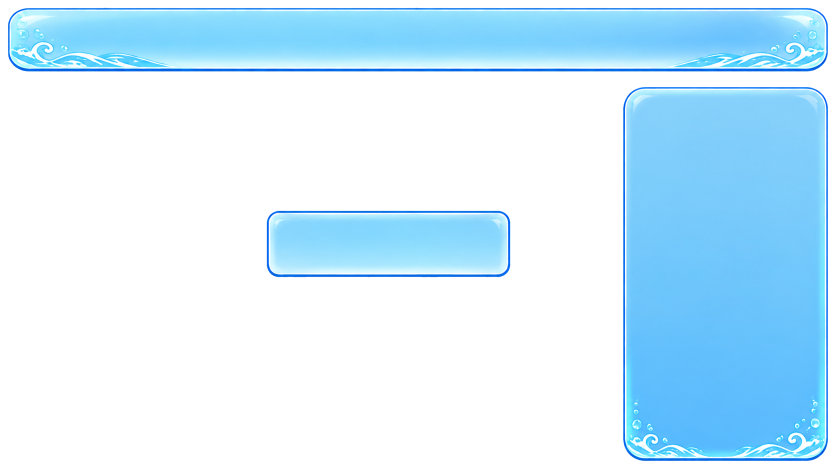
#> input picture SimDays/game/images/ui/newhud_transparent_smooth_edges.png, 1672 x 941 px, found by its file name (shown at 1/2 size)
$ python cut_all_assets.py
#> lines starting #> are read from the running program, lines starting #| are printed output that depends on the picture
"""Re-cut every UI asset from the user's transparent sheets.
HUD glass pieces get an opacity boost (self-composite) so they don't see-through.
Icons are circular badges -> crop to square alpha-bbox (transparent corners kept)."""
import numpy as np, os
from PIL import Image, ImageDraw
from scipy import ndimage

UI = r"C:\Users\oskar.bazydlo\Documents\LivingTheDream\images\ui"
ICONS = os.path.join(UI, "icons")
os.makedirs(ICONS, exist_ok=True)

def boost(img, times=2):
    out = img
    for _ in range(times):
        out = Image.alpha_composite(out, img)
    return out

# ── 1) HUD pieces (smooth edges) ──
hud = Image.open(os.path.join(UI, "newhud_transparent_smooth_edges.png")).convert("RGBA")
#> hud is the input picture: PIL image 1672x941 RGBA; mean R, G, B, A 47.4, 76.7, 93.3, 93.4
lbl, n = ndimage.label(np.asarray(hud)[..., 3] > 30)
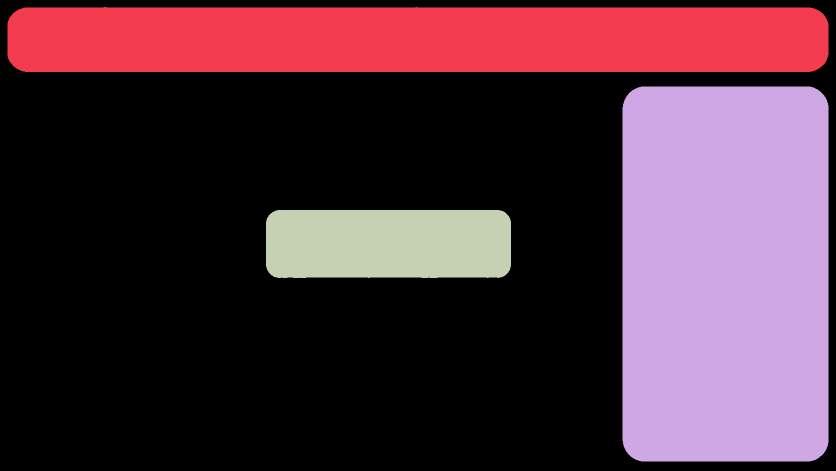
#> lbl: shape (941, 1672) int32 (shown at 1/2 size); 4 distinct labels, from 0 to 3; one colour per label, 0 black
#> n = 3
comps = []
for i in range(1, n + 1):
    ys, xs = np.where(lbl == i)
    if len(xs) < 5000: continue
    comps.append((xs.min(), ys.min(), xs.max() + 1, ys.max() + 1))
#> after the loop, comps = [(15, 14, 1657, 144), (1245, 173, 1657, 923), (532, 420, 1022, 556)]
panel_box = max(comps, key=lambda b: b[3] - b[1])             # tallest
#> panel_box = (1245, 173, 1657, 923)
rest = [b for b in comps if b != panel_box]
#> rest = [(15, 14, 1657, 144), (532, 420, 1022, 556)]
topbar_box = max(rest, key=lambda b: b[2] - b[0])             # widest
#> topbar_box = (15, 14, 1657, 144)
item_box = [b for b in rest if b != topbar_box][0]
#> item_box = (532, 420, 1022, 556)
boost(hud.crop(topbar_box), 2).save(os.path.join(UI, "hud_topbar.png"))
#> in boost, `out = img`:
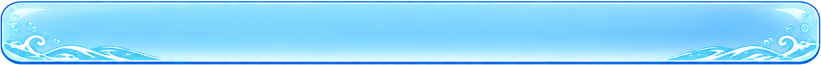
#> out: PIL image 1642x130 RGBA (shown at 1/2 size); mean R, G, B, A 136.9, 210.7, 248.5, 247.3; transparent parts drawn white
boost(hud.crop(panel_box), 2).save(os.path.join(UI, "activity_panel.png"))
#> call 2 of boost, with times = 2
#> in boost (call 2), `out = img`:
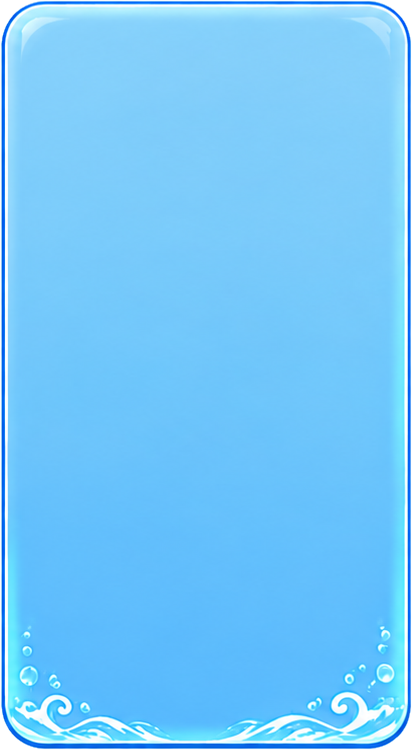
#> out: PIL image 412x750 RGBA; mean R, G, B, A 115, 198.8, 250, 251.8; transparent parts drawn white
boost(hud.crop(item_box), 2).save(os.path.join(UI, "activity_item.png"))
#> call 3 of boost, with times = 2
#> in boost (call 3), `out = img`:
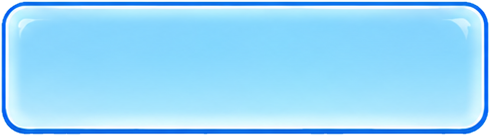
#> out: PIL image 490x136 RGBA; mean R, G, B, A 148.2, 213.4, 247.9, 246.5; transparent parts drawn white
print("HUD pieces:", {"topbar": hud.crop(topbar_box).size, "panel": hud.crop(panel_box).size, "item": hud.crop(item_box).size})
#| HUD pieces: {'topbar': (1642, 130), 'panel': (412, 750), 'item': (490, 136)}

# ── Unified circular-badge cutter ─────────────────────────────────────
# Every sheet is a 3x3 grid of same-size circular badges (navy ring). Badges
# can drift within their cell and some have a small decorative tail below, so
# neither the cell centre nor the full bbox is reliable. Instead:
#   * radius  = badge WIDTH / 2   (horizontal extent is clean + consistent)
#   * centre  = horizontal bbox centre, and TOP edge + radius vertically
#               (the top of the circle is always clean; ignores the bottom tail)
#   * ONE shared radius (median) across the whole sheet -> all icons identical
# Then mask to a circle. Works for transparent AND white-background sheets.
def cut_sheet(path, names, prefix, transparent, size=400, inset=3, pad=3):
#> (the run stopped early here; a loop or call above may not have finished)
